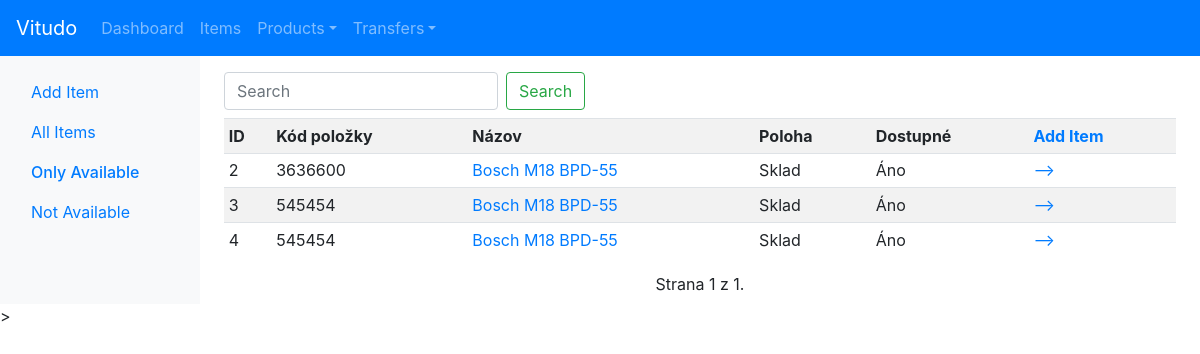
Page /items/?available=True&pg=&search= (signed in) on the committed database.
### items/models.py (models this page shows, shortened)
class Item(models.Model):
	product = models.ForeignKey(Product, on_delete=models.CASCADE, null=True)
	warehouse = models.ForeignKey(Location, on_delete=models.SET_NULL, null=True, related_name='warehouse')
	location = models.ForeignKey(Location, on_delete=models.SET_NULL, null=True, related_name='item_location')
	item_code = models.CharField(max_length=50, null=True, blank=True)
	is_transfered = models.BooleanField()
	is_available = models.BooleanField()
	is_active = models.BooleanField(default=True)
	details = models.ForeignKey(ItemDetails, on_delete=models.SET_NULL, null=True)
	images = models.ManyToManyField(ItemImage, blank=True)
	user = models.ForeignKey(User, on_delete=models.SET_NULL, null=True, blank=True)
	order = models.ForeignKey(Order, on_delete=models.SET_NULL, null=True, blank=True)
	objects = ItemManager()

### products/models.py (models this page shows, shortened)
class Product(models.Model):
	brand = models.ForeignKey(Brand, on_delete=models.CASCADE)
	category = models.ForeignKey(Category, on_delete=models.CASCADE)
	model = models.CharField(max_length=100, null=True)
	full_name = models.CharField(max_length=200, null=True)
	alternative_name = models.CharField(max_length=200, null=True, blank=True)
	details = models.ForeignKey(ProductDetails, on_delete=models.SET_NULL, null=True)
	user = models.ForeignKey(User, on_delete=models.SET_NULL, null=True, blank=True)
	objects = ProductManager()

class Brand(models.Model):
	name = models.CharField(max_length=100)
	user = models.ForeignKey(User, on_delete=models.SET_NULL, null=True, blank=True)
	objects = BrandManager()
	def __str__(self):
		return self.name

### locations/models.py (models this page shows)
class Location(models.Model):
	name = models.CharField(max_length=100)
	customer = models.ForeignKey(Customer, on_delete=models.SET_NULL, null=True, blank=True)
	address = models.ForeignKey(Address, on_delete=models.SET_NULL, null=True, blank=True)
	is_warehouse = models.BooleanField(null=True, blank=True)
	user = models.ForeignKey(User, on_delete=models.SET_NULL, null=True, blank=True)
	objects = LocationManager()
	def __str__(self):
		return self.name

### items/views.py (the view)
# urls.py: path('', views.index, name='index'),
def index(request):
	if request.GET.get('available'):
		items = Item.objects.untransfered().active().is_available(request.GET.get('available')).this_user(request.user) #zoznam vsetkych poloziek co nie su v prevode
	else:
		items = Item.objects.untransfered().active().this_user(request.user)
	form = SearchForm(request.GET or None) # vyhladavaci form
	if request.GET.get('search'): items = items.search(request.GET.get('search'))
	items = pagination(request.GET.get('pg'), items)
	context = {
		'items': items,
		'form': form,
	}
	return render(request, 'items/list/index.html', context)

### vitudo/forms.py
class SearchForm(forms.Form):
	search = forms.CharField(widget = forms.TextInput(attrs={'class':'form-control mr-sm-2', 'placeholder':'Search'}), required=False, label='')

### accounts/lockdown.py (called while the page is built, shortened)
    def __call__(self, request):
        response = self.get_response(request)
        return response

    def process_view(self, request, view_func, view_args, view_kwargs):
        if request.user.is_authenticated:
            return None

### items/managers.py (called while the page is built)
	def this_user(self, user):
		return self.filter(user=user)

	def untransfered(self):
		return self.filter(is_transfered=False)

	def active(self):
		return self.filter(is_active=True)

	def is_available(self, is_available):
		return self.filter(is_available=is_available)

	def get_query_set(self):
		return ItemQuerySet(self.model)

	def __getattr__(self, attr, *args):
		if attr.startswith("_"):
			raise AttributeError
		return getattr(self.get_query_set(), attr, *args)

### vitudo/utils.py (called while the page is built)
def pagination(page, qs):
	p = Paginator(qs, 10)
	qs = p.get_page(page if page else 1)
	return qs

### items/templates/items/list/index.html
{% extends 'items/list/base.html' %}
{% block content %}
    {% include 'tables/item_table.html' %}>
{% endblock content %}

### templates/tables/item_table.html (shortened to what this page needs)
  <main role="main" class="col-md-9 ml-sm-auto col-lg-10 px-md-4">
    <div class="pt-3 pb-2">
    <div class="mb-2">
      <form class="form-inline" action="{{ request.path }}" method="get">
        {{ form }}
        <button class="btn btn-outline-success my-2 my-sm-0" type="submit">Search</button>
      </form>
    </div>
    <div class="table-responsive">
      <table class="table table-striped table-sm">
            <tr>
                <th class="w-10">ID</th>
                <th class="w-10">Kód položky</th>
                <th>Názov</th>
                <th class="w-20">Poloha</th>
                <th class="w-10">Dostupné</th>
                <th class="list_heading w-10"><a href="{% url 'items:add' %}">Add Item</a></th>
            </tr>
            {% for item in items %}
            <tr>
                <td>{{ item.id }}</td>
                {% if item.item_code %}
                    <td>{{ item.item_code }}</td>
                {% else %}
                    <td>-</td>
                {% endif %}
                <td class="list"><a href="{% url 'items:detail' item.id %}">{{ item.product.brand }} {{ item.product.model }}</a></td>
                <td>{{ item.location }}</td>
                {% if item.is_available %}
                    <td>Áno</td>
                    <td><a href="{% url 'transfers:transfer_item' item.id %}">--></a></td>
                {% else %}
                    <td>Nie</td>
                    <td><a href="{% url 'transfers:return_item' item.id %}"><--</a></td>
                {% endif %}
            </tr>
            {% endfor %}
        </table>
    </div>
    <div class="pagination">
        <span class="step-links mx-auto">
            <span class="current">
                Strana {{ items.number }} z {{ items.paginator.num_pages }}.
            </span>
        </span>
    </div>
</div>
</main>

### rows in the picture
Item: id "2", item_code "3636600", product.brand "Bosch", product.model "M18 BPD-55", location "Sklad", is_available "Áno"
Item: id "3", item_code "545454", product.brand "Bosch", product.model "M18 BPD-55", location "Sklad", is_available "Áno"
Item: id "4", item_code "545454", product.brand "Bosch", product.model "M18 BPD-55", location "Sklad", is_available "Áno"

### other values in the picture
{{ items.number }} "1"
{{ items.paginator.num_pages }} "1"
